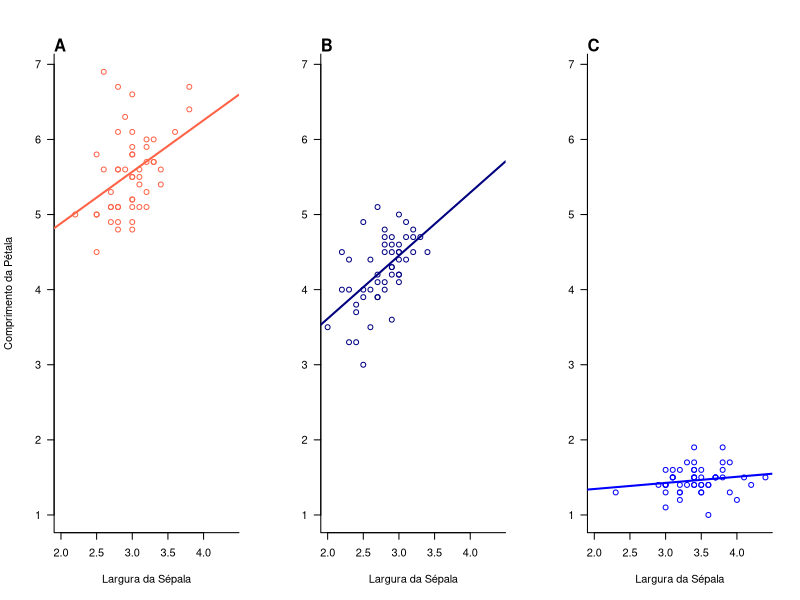

This chart was generated by the following R code:
## ---- chunk 1
knitr::opts_chunk$set(echo = TRUE)
## ---- chunk 2
head(iris)
print("[...]")
tail(iris)

## ---- chunk 3

# criando objetos para auxiliar a construção do gráfico
# criando modelos lineares
mVirg <- lm(Petal.Length ~ Sepal.Width, data=iris[iris$Species=="virginica",])
mVers <- lm(Petal.Length ~ Sepal.Width, data=iris[iris$Species=="versicolor",])
mSet <- lm(Petal.Length ~ Sepal.Width, data=iris[iris$Species=="setosa",])
coefVirg <- coef(mVirg)
coefVers <- coef(mVers)
coefSet <- coef(mSet)
# definindo os limites dos eixos
limy <- c(min(iris$Petal.Length),max(iris$Petal.Length))
limx <- c(min(iris$Sepal.Width),max(iris$Sepal.Width))
## definindo os nomes dos eixos
labx <- "Largura da Sépala"
laby <- "Comprimento da Pétala"
#Construindo os Gráficos:

# define parametros graficos
par(mfrow=c(1,3), las=1, bty="l") # aqui estamos usando las e bty dentro do par para fixar para todas as janelas
## Primeiro Plot:
plot(Petal.Length ~ Sepal.Width, data=iris[iris$Species=="virginica",], 
     col="tomato",
     ylim=limy, xlim=limx,
     ylab=laby, xlab=labx)

# linha do previsto pelo modelo
## a + b*x 
abline(a=coefVirg[1], b=coefVirg[2],
       col='tomato', lwd=2)
mtext("A", 3, adj=0, font=2)

## Segundo Plot:
plot(Petal.Length ~ Sepal.Width, data=iris[iris$Species=="versicolor",], 
     col="navy",
     ylim=limy, xlim=limx,
     ylab="", xlab=labx)
mtext("B", 3, adj=0, font=2)
# linha do previsto pelo modelo
## a + b*x 
abline(a=coefVers[1], b=coefVers[2],
       col='navy', lwd=2)

## Terceiro Plot:

plot(Petal.Length ~ Sepal.Width, data=iris[iris$Species=="setosa",], 
     col="blue",
     ylim=limy, xlim=limx,
     ylab="", xlab=labx)
mtext("C", 3, adj=0, font=2)
# linha do previsto pelo modelo
## a + b*x 
abline(a=mSet[1], b=mSet[2],
       col='blue', lwd=2)
